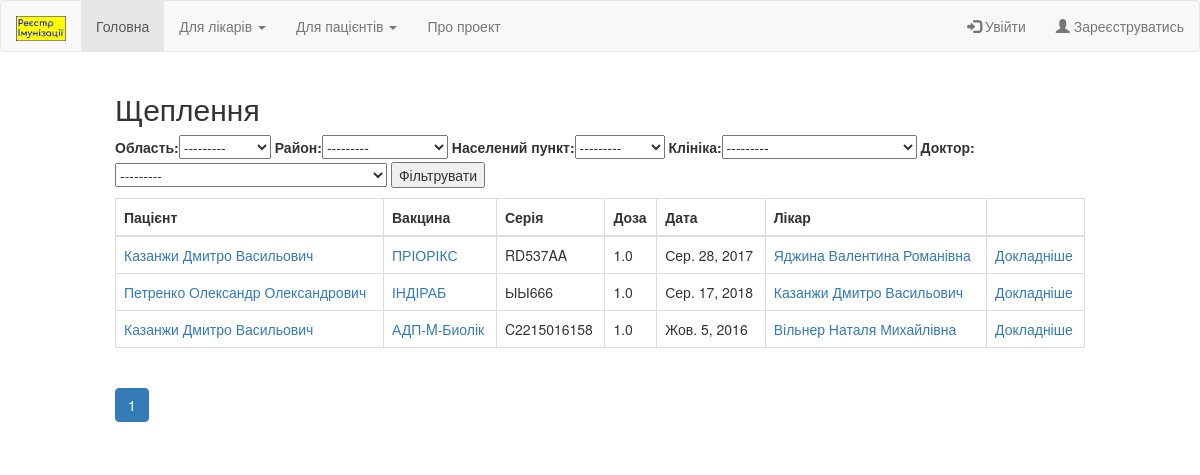
Screenshot of /registry/immunizations/ with the database file from the repository.
### registry/models.py (models this page shows, shortened)
class Region(models.Model):
    region = models.CharField(max_length=32)
    def __str__(self):
        return self.region
    class Meta:
        verbose_name = "Область"
        verbose_name_plural = "Області"
        ordering = ['region']

class District(models.Model):
    district = models.CharField(max_length=32)
    region = models.ForeignKey(Region, on_delete=models.SET_NULL, null=True, blank=True)
    def __str__(self):
        return self.district
    class Meta:
        verbose_name = "Район"
        verbose_name_plural = "Райони"
        ordering = ['district']

class Locality(models.Model):
    locality = models.CharField(max_length=32)
    district = models.ForeignKey(District, on_delete=models.SET_NULL, null=True, blank=True)
    def __str__(self):
        return self.locality
    class Meta:
        verbose_name = "Населений пункт"
        verbose_name_plural = "Населені пункти"
        ordering = ['locality']

class Immunization(models.Model):
    patient = models.ForeignKey(Patient, on_delete=models.SET_NULL, null=True, blank=True)
    doctor = models.ForeignKey(Doctor, on_delete=models.SET_NULL, null=True, blank=True)
    clinic = models.ForeignKey(Clinic, on_delete=models.SET_NULL, null=True, blank=True)
    series = models.ForeignKey(Series, on_delete=models.SET_NULL, null=True, blank=True)
    general_reaction = models.CharField(max_length=256, null=True, blank=True)
    local_reaction = models.CharField(max_length=256, null=True, blank=True)
    contraindications = models.CharField(max_length=256, null=True, blank=True)
    dose = models.FloatField(default=1)
    date = models.DateField(default=timezone.localdate)
    def get_registry_url(self):
        return reverse('immunization', args=[str(self.id)])
    class Meta:
        verbose_name = "Щеплення"
        verbose_name_plural = "Щеплення"
        ordering = ['-id']

class Patient(models.Model):
    firstname = models.ForeignKey(Firstname, on_delete=models.SET_NULL, null=True, blank=True)
    patronymic = models.ForeignKey(Patronymic, on_delete=models.SET_NULL, null=True, blank=True)
    lastname = models.ForeignKey(Lastname, on_delete=models.SET_NULL, null=True, blank=True)
    phone = models.CharField(max_length=20, null=True, blank=True)
    birth = models.DateField(null=True, blank=True)
    sex = models.BooleanField() # 1 for Male and 0 for Female
    def get_registry_url(self):
        return reverse('patient', args=[str(self.id)])
    class Meta:
        verbose_name = "Пацієнт"
        verbose_name_plural = "Пацієнти"
        ordering = ['-id']

class Lastname(models.Model):
    lastname = models.CharField(max_length=32)
    def __str__(self):
        return self.lastname
    class Meta:
        verbose_name = "Фамілія"
        verbose_name_plural = "Фамілії"

class Firstname(models.Model):
    firstname = models.CharField(max_length=32)
    def __str__(self):
        return self.firstname
    class Meta:
        verbose_name = "Ім'я"
        verbose_name_plural = "Імена"

class Patronymic(models.Model):
    patronymic = models.CharField(max_length=32)
    def __str__(self):
        return self.patronymic
    class Meta:
        verbose_name = "По-батькові"
        verbose_name_plural = "По-батькові"

class Series(models.Model):
    series = models.CharField(max_length=32)
    vaccine = models.ForeignKey(Vaccine, on_delete=models.SET_NULL, null=True, blank=True)
    expiration = models.DateField(null=True, blank=True)
    def __str__(self):
        return self.series
    class Meta:
        verbose_name = "Серія"
        verbose_name_plural = "Серії"
        ordering = ['-id']

class Vaccine(models.Model):
    vaccine = models.CharField(max_length=64, null=True, blank=True)
    vaccine_en = models.CharField(max_length=64, null=True, blank=True)
    manufacturer = models.CharField(max_length=32, null=True, blank=True)
    manufacturer_en = models.CharField(max_length=32, null=True, blank=True)
    country = models.CharField(max_length=16, null=True, blank=True)
    country_en = models.CharField(max_length=16, null=True, blank=True)
    info =  models.CharField(max_length=256, null=True, blank=True)
    disease = models.ManyToManyField(Disease, blank=True)
    def __str__(self):
        return self.vaccine
    def get_info_url(self):
        return reverse('info_vaccine', args=[str(self.id)])
    class Meta:
        verbose_name = "Вакцина"
        verbose_name_plural = "Вакцини"
        ordering = ['vaccine']

class Doctor(models.Model):
    firstname = models.ForeignKey(Firstname, on_delete=models.SET_NULL, null=True, blank=True)
    patronymic = models.ForeignKey(Patronymic, on_delete=models.SET_NULL, null=True, blank=True)
    lastname = models.ForeignKey(Lastname, on_delete=models.SET_NULL, null=True, blank=True)
    clinic = models.ForeignKey(Clinic, on_delete=models.SET_NULL, null=True, blank=True)
    def __str__(self):
        return 'Dr. {} {} {}'.format(self.firstname, self.patronymic, self.lastname)
    def get_registry_url(self):
        return reverse('doctor', args=[str(self.id)])
    class Meta:
        verbose_name = "Лікар"
        verbose_name_plural = "Лікарі"
        ordering = ['-id']

### registry/views.py (the view)
# urls.py: path('immunizations/', views.immunizations, name='immunizations'),
def immunizations(request):
    form = ImmunizationsSearchForm(request.GET)
    if form.is_valid():
        doctor = form.cleaned_data['doctor']
        clinic = form.cleaned_data['clinic']
        locality = form.cleaned_data['locality']
        district = form.cleaned_data['district']
        region = form.cleaned_data['region']
        if doctor is not None:
            immunizations = Immunization.objects.filter(doctor = doctor)
        if clinic is not None:
            immunizations = Immunization.objects.filter(doctor__clinic = clinic)
        elif locality is not None:
            immunizations = Immunization.objects.filter(doctor__clinic__locality = locality)
        elif district is not None:
            immunizations = Immunization.objects.filter(doctor__clinic__locality__district = district)
        elif region is not None:
            immunizations = Immunization.objects.filter(doctor__clinic__locality__district__region = region)
        else:
            immunizations = Immunization.objects.all()
    else:
        immunizations = Immunization.objects.all()
    pages = Paginator(immunizations, 30)
    current_page = request.GET.get('page', 1)
    try:
        current_page = int(current_page)
    except:
        current_page = 1
    if current_page not in pages.page_range:
        current_page = 1
    immunizations = pages.page(current_page)
    num_pages = pages.page_range
    context = {'immunizations': immunizations, 'num_pages': num_pages, 'current_page': current_page, 'form': form}
    return render(request, 'registry/immunizations.html', context)

### registry/forms.py
class ImmunizationsSearchForm(forms.Form):
    region = forms.ModelChoiceField(label='Область', queryset = Region.objects.all(), required=False)
    district = forms.ModelChoiceField(label='Район', queryset = District.objects.all(), required=False)
    locality = forms.ModelChoiceField(label='Населений пункт', queryset = Locality.objects.all(), required=False)
    clinic = forms.ModelChoiceField(label='Клініка', queryset = Clinic.objects.all(), required=False)
    doctor = forms.ModelChoiceField(label='Доктор', queryset = Doctor.objects.all(), required=False)

### registry/models.py (called while the page is built)
    def __str__(self):
        return self.clinic

### registry/templates/registry/immunizations.html (shortened to what this page needs)
{% extends "base.html" %}
{% block content %}
<h2>Щеплення</h2>
<form action="" method="get">
    {{ form }}
    <input type="submit" value="Фільтрувати">
</form>
<table class="table table-bordered">
    <thead>
    <tr>
        <th>Пацієнт</th>
        <th>Вакцина</th>
        <th>Серія</th>
        <th>Доза</th>
        <th>Дата</th>
        <th>Лікар</th>
        <th></th>
    </tr>
    </thead>
    <tbody>
    {% for immunization in immunizations %}
    <tr>
        <td><a href="{{ immunization.patient.get_registry_url }}">
            {{ immunization.patient.lastname }} {{ immunization.patient.firstname }} {{ immunization.patient.patronymic }}
        </a></td>
        <td><a href="{{ immunization.series.vaccine.get_info_url }}">{{ immunization.series.vaccine }}</a></td>
        <td>{{ immunization.series }}</td>
        <td>{{ immunization.dose }}</td>
        <td>{{ immunization.date }}</td>
        <td><a href="{{ immunization.doctor.get_registry_url }}">
            {{ immunization.doctor.lastname }} {{ immunization.doctor.firstname }} {{ immunization.doctor.patronymic }}
        </a></td>
        <td><a href="{{ immunization.get_registry_url }}">Докладніше</a></td>
    </tr>
    {% endfor %}
    </tbody>
</table>
<ul class="pagination">
    {% for num in num_pages %}
        {% if num == current_page %}
            <li class="page-item active"><span class="page-link">{{num}}</span></li>
        {% else %}
            <li class="page-item"><a class="page-link" href="{% url 'patients' %}?page={{num}}">{{num}}</a></li>
        {% endif %}
    {% endfor %}
</ul>
    {% load static %}
{% endblock %}

### rows the page displays
Region: region "---------"
District: district "---------"
Locality: locality "---------"
Immunization: patient.lastname "Казанжи", patient.firstname "Дмитро", patient.patronymic "Васильович", series.vaccine "ПРІОРІКС", series "RD537AA", dose "1.0", date "Сер. 28, 2017", doctor.lastname "Яджина", doctor.firstname "Валентина", doctor.patronymic "Романівна"
Immunization: patient.lastname "Петренко", patient.firstname "Олександр", patient.patronymic "Олександрович", series.vaccine "ІНДІРАБ", series "ЫЫ666", dose "1.0", date "Сер. 17, 2018", doctor.lastname "Казанжи", doctor.firstname "Дмитро", doctor.patronymic "Васильович"
Immunization: patient.lastname "Казанжи", patient.firstname "Дмитро", patient.patronymic "Васильович", series.vaccine "АДП-M-Биолік", series "C2215016158", dose "1.0", date "Жов. 5, 2016", doctor.lastname "Вільнер", doctor.firstname "Наталя", doctor.patronymic "Михайлівна"

### other values shown
{{ num }} "1"
